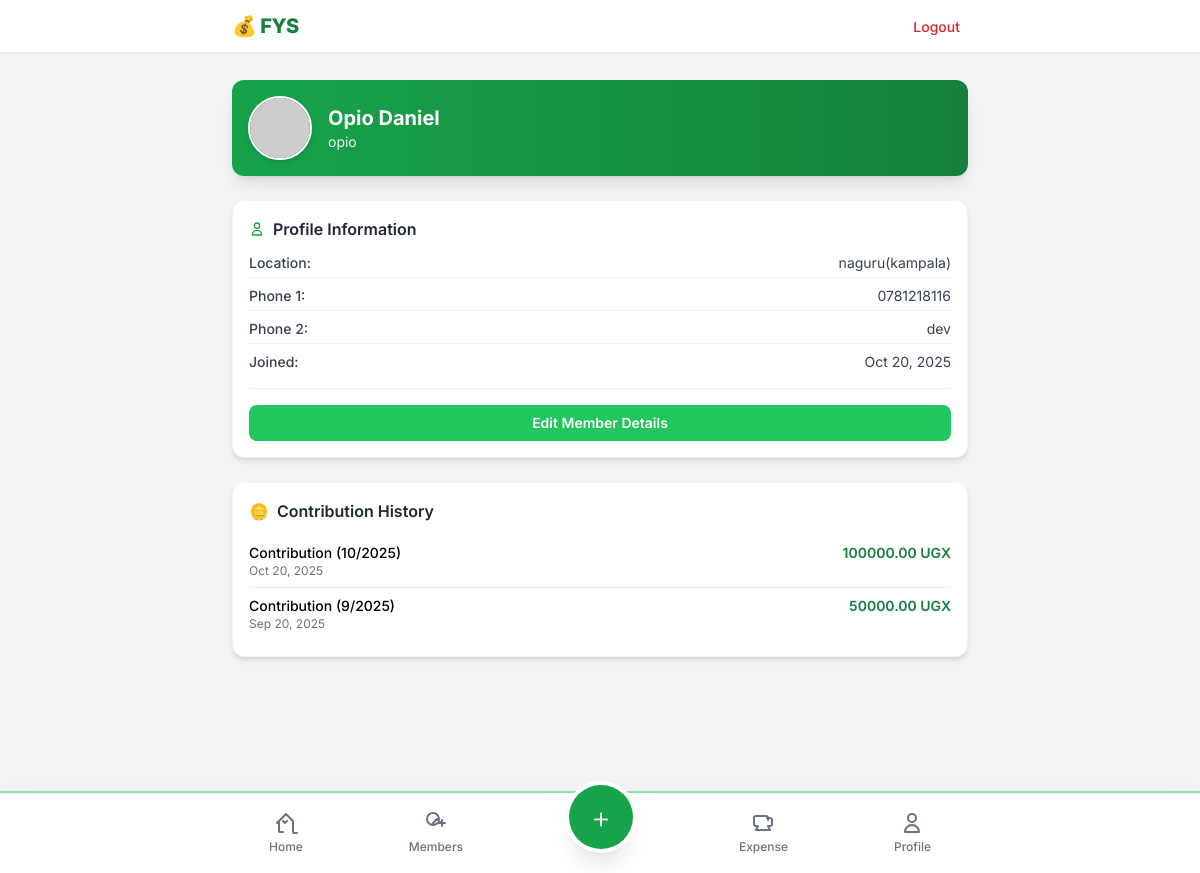
The app's page /members/1/ (signed in) with its own data.
### savings/models.py (models this page shows, shortened)
class Member(models.Model):
    first_name = models.CharField(max_length=120)
    last_name = models.CharField(max_length=120)
    current_location = models.CharField(max_length=255, verbose_name="Current Location")
    phone_number_1 = models.CharField(max_length=20, verbose_name="Primary Phone")
    phone_number_2 = models.CharField(max_length=20, blank=True, null=True, verbose_name="Secondary Phone")
    user = models.OneToOneField(settings.AUTH_USER_MODEL, null=True, blank=True, on_delete=models.SET_NULL)
    created_at = models.DateTimeField(auto_now_add=True)

class Contribution(models.Model):
    member = models.ForeignKey(Member, related_name="contributions", on_delete=models.CASCADE)
    amount = models.DecimalField(max_digits=12, decimal_places=2)
    date = models.DateField(default=timezone.now)
    month = models.PositiveSmallIntegerField(editable=False)  # Handled in save method
    year = models.PositiveSmallIntegerField(editable=False)  # Handled in save method
    note = models.CharField(max_length=255, blank=True)
    created_at = models.DateTimeField(auto_now_add=True)
    class Meta:
        unique_together = ('member', 'month', 'year')
        ordering = ['-year', '-month', '-created_at']
    def save(self, *args, **kwargs):
        self.month = self.date.month
        self.year = self.date.year
        super().save(*args, **kwargs)

### savings/views.py (the view)
# urls.py: path('members/<int:member_id>/', views.member_detail_view, name='member_detail'),
@user_passes_test(is_staff_user)
def member_detail_view(request, member_id):
    member = get_object_or_404(Member.objects.select_related('user'), id=member_id)
    contributions = member.contributions.all().order_by('-date')
    context = {
        'member': member,
        'contributions': contributions,
    }
    return render(request, 'member_detail.html', context)

### savings/views.py (called while the page is built)
def is_staff_user(user):
    return user.is_authenticated and user.is_staff

### savings/templates/member_detail.html (shortened to what this page needs)
{% extends 'base.html' %}
{% block content %}
<div class="p-4 mb-16">
    <div class="flex items-center space-x-4 p-4 mb-6 rounded-xl bg-gradient-to-r from-green-600 to-green-700 shadow-lg text-white">
        <img src="https://ui-avatars.com/api/?name={{ member.first_name }}+{{ member.last_name }}&background=fff&color=10b981"
             alt="avatar"
             class="w-16 h-16 rounded-full border-2 border-white shadow-md">
        <div>
            <h1 class="text-xl font-bold">{{ member.first_name|title }} {{ member.last_name|title }}</h1>
            <p class="text-sm opacity-90">{{ member.user.username }}</p>
        </div>
    </div>
    <div class="bg-white p-4 rounded-xl shadow-md mb-6 border border-gray-100">
        <h2 class="text-base font-semibold text-gray-800 mb-3 flex items-center">
            <svg class="w-4 h-4 mr-2 text-green-600" fill="none" stroke="currentColor" viewBox="0 0 24 24"><path stroke-linecap="round" stroke-linejoin="round" stroke-width="2" d="M16 7a4 4 0 11-8 0 4 4 0 018 0zM12 14a7 7 0 00-7 7h14a7 7 0 00-7-7z"></path></svg>
            Profile Information
        </h2>
        <ul class="text-sm space-y-2 text-gray-700">
            <li class="flex justify-between border-b border-gray-100 pb-1">
                <span class="font-medium">Location:</span>
                <span class="text-right">{{ member.current_location }}</span>
            </li>
            <li class="flex justify-between border-b border-gray-100 pb-1">
                <span class="font-medium">Phone 1:</span>
                <span class="text-right">{{ member.phone_number_1 }}</span>
            </li>
            <li class="flex justify-between border-b border-gray-100 pb-1">
                <span class="font-medium">Phone 2:</span>
                <span class="text-right">{{ member.phone_number_2|default:"N/A" }}</span>
            </li>
            <li class="flex justify-between">
                <span class="font-medium">Joined:</span>
                <span class="text-right">{{ member.created_at|date:"M d, Y" }}</span>
            </li>
        </ul>
        <div class="mt-4 pt-4 border-t border-gray-100">
            <a href="#" class="w-full text-center inline-block bg-green-500 text-white py-2 rounded-lg text-sm font-semibold hover:bg-green-600 transition duration-150">
                Edit Member Details
            </a>
        </div>
    </div>
    <div class="bg-white p-4 rounded-xl shadow-md mb-6 border border-gray-100">
        <h2 class="text-base font-semibold text-gray-800 mb-3 flex items-center">
            <span class="mr-2 text-green-600">🪙</span>
            Contribution History
        </h2>
        <div class="max-h-60 overflow-y-auto">
            {% if contributions %}
                <ul class="divide-y text-sm">
                    {% for c in contributions %}
                        <li class="py-2 flex justify-between">
                            <div class="flex flex-col">
                                <span class="font-medium">Contribution ({{ c.month }}/{{ c.year }})</span>
                                <span class="text-xs text-gray-500">{{ c.date|date:"M d, Y" }}</span>
                            </div>
                            <span class="text-green-700 font-semibold">{{ c.amount }} UGX</span>
                        </li>
                    {% endfor %}
                </ul>
            {% else %}
                <p class="text-gray-500 text-sm text-center py-4">This member has not made any contributions yet.</p>
            {% endif %}
        </div>
    </div>
</div>
{% endblock %}

### savings/templates/base.html (style rules this page uses)
body { font-family: 'Inter', sans-serif; }

### records on screen
Member: first_name "Opio", last_name "Daniel", user.username "opio", current_location "naguru(kampala)", phone_number_1 "0781218116", phone_number_2 "dev", created_at "Oct 20, 2025"
Contribution: month "10", year "2025", date "Oct 20, 2025", amount "100000.00"
Contribution: month "9", year "2025", date "Sep 20, 2025", amount "50000.00"
